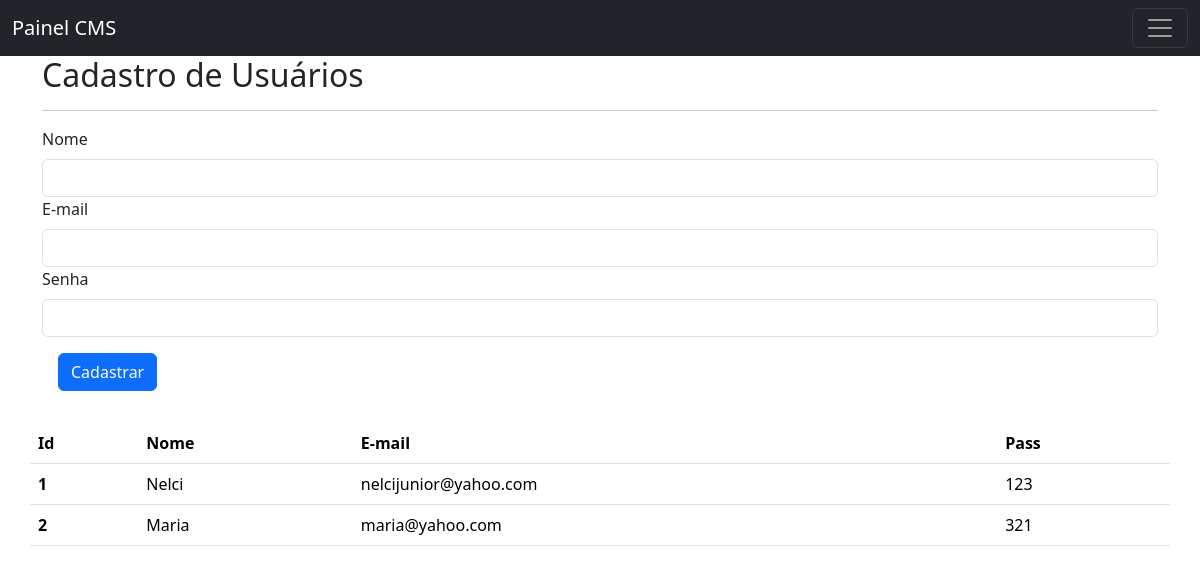
Page /admin/user/form.php (signed in) on the earlier database version.
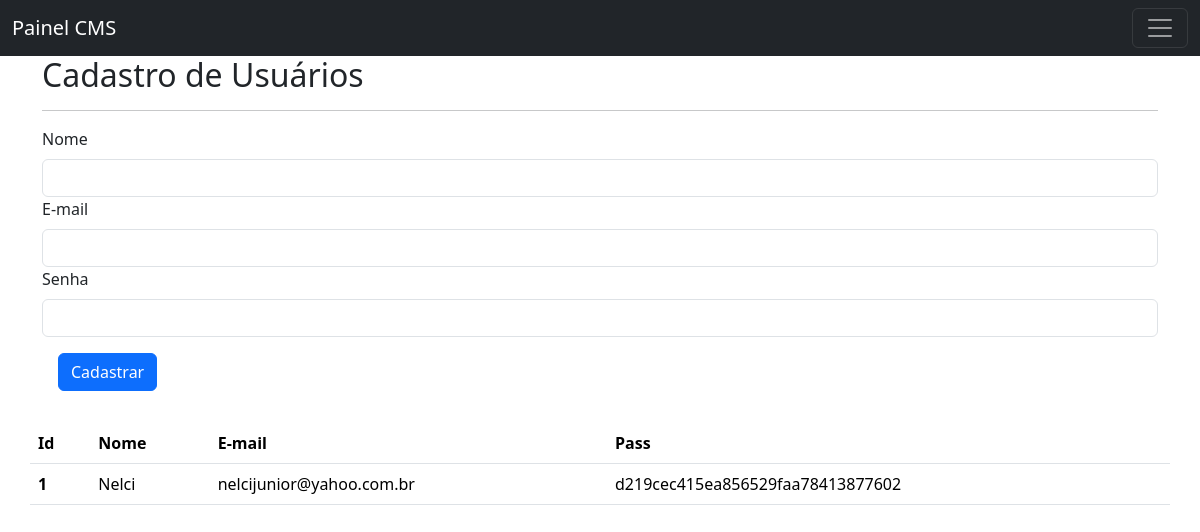
Same page on the later database version.
### tables this page shows
CREATE TABLE `users` (
  `usr_id` int(11) NOT NULL,
  `usr_name` varchar(60) NOT NULL,
  `usr_email` varchar(60) NOT NULL,
  `usr_pass` varchar(60) NOT NULL
);

### conn/config.php (called while the page is built)
<?php
$base = 'http://localhost/app-login';
?>

### admin/user/form.php (the view, shortened to what this page needs)
<?php
include '../../conn/conect.php';
?>
<!DOCTYPE html>
<html lang="en">
<head>
    <link href="https://cdn.jsdelivr.net/npm/bootstrap@5.3.3/dist/css/bootstrap.min.css" rel="stylesheet">
</head>
<body>
    <?php
    include '../inc/menu.php';
    ?>
    <div class="container">
        <div class="row">
            <div class="mb-3">
                <h2 class="fs-2">Cadastro de Usuários</h2>
                <hr>
                <form action="insert.php" method="post">
                    <label class="form-label">Nome</label>
                    <input class="form-control" type="text" name="usr_name">
                    <label class="form-label">E-mail</label>
                    <input class="form-control" type="text" name="usr_email">
                    <label class="form-label">Senha</label>
                    <input class="form-control" type="text" name="usr_pass">
                    <div class="col-auto">
                        <button type="submit" class="btn btn-primary m-3">Cadastrar</button>
                    </div>
                </form>
            </div>
            <table class="table">
                <thead>
                    <tr>
                        <th scope="col">Id</th>
                        <th scope="col">Nome</th>
                        <th scope="col">E-mail</th>
                        <th scope="col">Pass</th>
                    </tr>
                </thead>
                <tbody>
                    <?php
                    $sth = $pdo->prepare('select *from users');
                    $sth->execute();
                    foreach ($sth as $res) :
                        extract($res);
                    ?>
                        <tr>
                            <th scope="row"><?= $usr_id ?></th>
                            <td><?= $usr_name ?></td>
                            <td><?= $usr_email ?></td>
                            <td><?= $usr_pass ?></td>
                        </tr>
                    <?php
                    endforeach;
                    ?>
                </tbody>
            </table>
        </div>
    </div>
</body>
</html>

### admin/inc/menu.php (shortened to what this page needs)
<nav class="navbar navbar-dark bg-dark">
  <div class="container-fluid">
    <a class="navbar-brand" href="<?= $base ?>/admin/home.php">Painel CMS</a>
    <button class="navbar-toggler" type="button" data-bs-toggle="offcanvas" data-bs-target="#offcanvasDarkNavbar" aria-controls="offcanvasDarkNavbar" aria-label="Toggle navigation">
      <span class="navbar-toggler-icon"></span>
    </button>
  </div>
</nav>

Differences in the rows shown:
removed users: usr_id "2", usr_name "Maria", usr_email "maria@yahoo.com", usr_pass "321"
changed users "Nelci": usr_email "nelcijunior@yahoo.com" → "nelcijunior@yahoo.com.br"; usr_pass "123" → "d219cec415ea856529faa78413877602"
